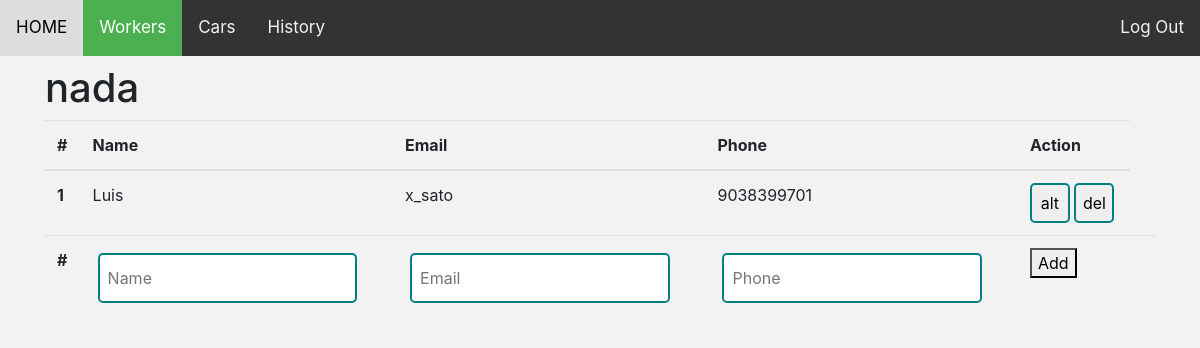
The page /workers on the database as committed earlier.
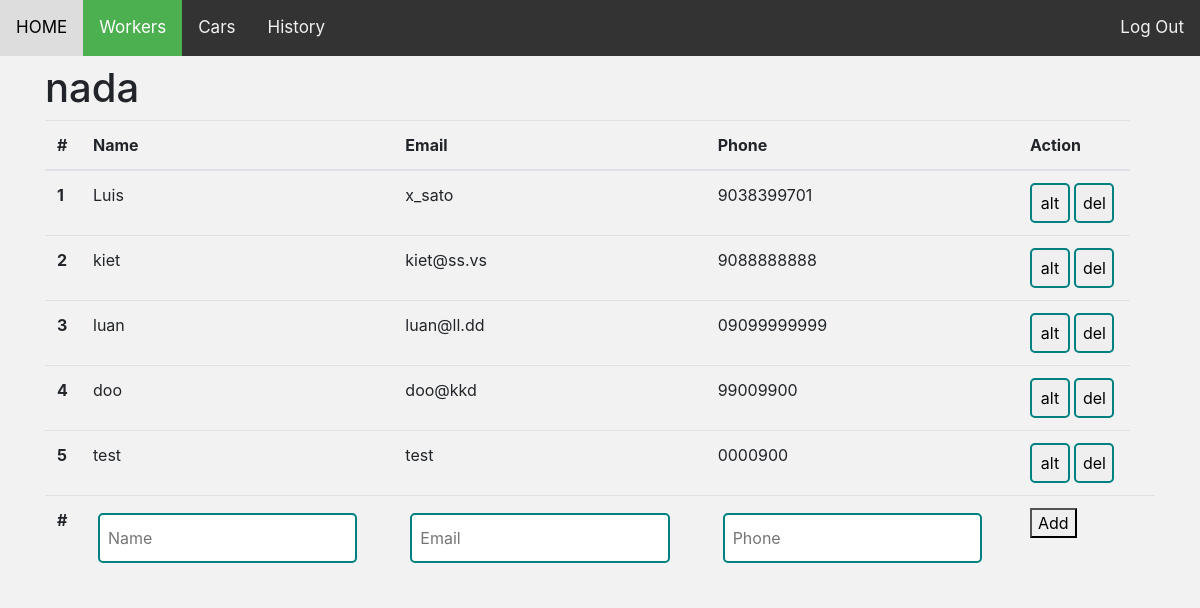
The same page on the database as committed later.
### tables this page shows
CREATE TABLE workers (
id integer PRIMARY KEY,
name text NOT NULL,
email text NOT NULL UNIQUE,
phone text NOT NULL UNIQUE
);

### app.py (the view, shortened to what this page needs)
@app.route('/workers', methods=["GET", "POST"])
def workers():
    cur = db.cursor()
    cur.execute("SELECT * from workers")
    workers = cur.fetchall()
    formname = "nada"
    return render_template('workers.html', page='workers', workers = workers, formname = formname)

### templates/workers.html (shortened to what this page needs)
{% extends 'layout.html' %}
{% block body %}
<main id="workers">
  <h1>{{formname}}</h1>
    <table class="table">
        <thead>
          <tr>
            <th scope="col">#</th>
            <th scope="col">Name</th>
            <th scope="col">Email</th>
            <th scope="col">Phone</th>
            <th scope="col">Action</th>
          </tr>
        </thead>
        <tbody>
          {% for row in workers: %}
            <form name="showworker" action="/workers" method="POST">
              <tr>
                <th scope="row">{{row[0]}}</th>
                <td>{{row[1]}}</td>
                <td>{{row[2]}}</td>
                <td>{{row[3]}}</td>
                <td>
                  <input class="btWorker" type="submit" name="btAction" value="alt">
                  <input class="btWorker" type="submit" name="btAction" value="del"></td>
              </tr>
          </form>
          {% endfor %}
          <form name="addworker" action="/workers" method="POST">
            <th scope="row">#</th>
            <td><input name="name" placeholder="Name"></td>
            <td><input name="email" placeholder="Email"></td>
            <td><input name="phone" placeholder="Phone"></td>
            <td><button>Add</button></td>
          </form>
          <td></td>
        </tbody>
      </table>
</main>
{% endblock %}

### templates/layout.html (shortened to what this page needs)
<!DOCTYPE html>
<html lang="en">
    <head>
        <link rel="stylesheet" href="https://stackpath.bootstrapcdn.com/bootstrap/4.1.3/css/bootstrap.min.css">
        <link href="/static/styles.css" rel="stylesheet">
    </head>
    <body>
        <div class="container">
            <header class="topnav">
                <a {% if page == 'home' %}class="active"{% endif %} id="homebt" href="/">HOME</a>
                <a {% if page == 'workers' %}class="active"{% endif %} id="workersbt" href="/workers" onclick="menulight()">Workers</a>
                <a {% if page == 'cars' %}class="active"{% endif %} href="/cars">Cars</a>
                <a {% if page == 'history' %}class="active"{% endif %} href="/history">History</a>
                <div class="login">
                    <a href="/history">Log Out</a>
                </div>
            </header>
            {% block body %}
            {% endblock %}
        </div>
    </body>
</html>

### static/styles.css (style rules this page uses)
html, body { padding: 0px; margin: 0px; box-sizing: border-box; background-color: #f2f2f2; }
.btWorker { width: 40px; height: 40px; margin: 0px; padding: 5px; }
.container { display: grid; grid-template-columns: 1fr; grid-template-rows: 8vh 87vh 0vh; grid-template-areas: "header" "main" "footer"; }
header { grid-area: header; }
#workers { grid-area: main; }
.topnav { background-color: #333; overflow: hidden; position: fixed; top: 0; left: 0; width: 100%; }
.topnav a { float: left; color: #f2f2f2; text-align: center; padding: 15px 16px; text-decoration: none; font-size: 17px; }
.topnav a.active { background-color: #4CAF50; color: white; }
.topnav .login { float: right; }
input { width: 90%; height: 50px; padding: 8px; border-radius: 5px; margin: 5px; border: 2px solid teal; transition: all 0.4s ease-in-out; }

Rows that differ between the two databases and show on the page:
added workers: id "2", name "kiet", email "kiet@ss.vs", phone "9088888888"
added workers: id "3", name "luan", email "luan@ll.dd", phone "09099999999"
added workers: id "4", name "doo", email "doo@kkd", phone "99009900"
added workers: id "5", name "test", email "test", phone "0000900"
